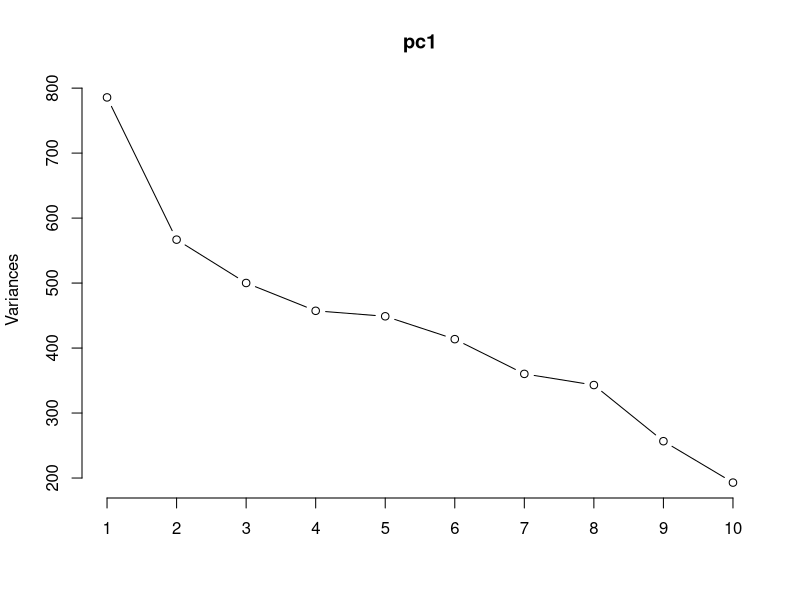

Write the R code that produced this figure.
#Loading dataset
setwd('/Users/pjam/Desktop/School/M AMF/SEM 2/271.7projects')

data=read.csv("rates.csv")

#Fixing Date
data$Date <- as.Date(data$Date, format = "%m/%d/%Y")
dates <- data$Date

#get dy
data_diff <- data.frame(lapply(data[ , sapply(data, is.numeric)], diff))
data_diff$Date <- dates[-1]

#filter
data_filtered <- subset(data_diff, Date <= as.Date("1996-12-31"))

#express in bps
data.pc <- data_filtered[ , -ncol(data_filtered)] *10000

names(data.pc)

#perform PCA on scaled data
pc1 = prcomp(data.pc)
summary(pc1)
plot(pc1, type="l")
pc1$rotation
#get cashflows of portfolio
CF <- matrix(c(
  5, 105, 0,   0,   0,   # 2Y
  5, 5, 105,   0,   0,   # 3Y
  -5,-5, -5,  -5, -105    # 5Y
), nrow=3, byrow=TRUE)

total_CF <- colSums(CF)

# PV 
y <- 0.05
years <- 1:5
DF <- exp(-y*years)

# Present value of each cash flow: Bi = CF * DF
Bi <- total_CF * DF  

BiTi <- -Bi * years/10000  # in bps

weights = c(0,0,1,1,1,1,1,0,0,0)
a1 <- (weights * pc1$rotation[ , "PC1"])[weights != 0]
a2 <- (weights * pc1$rotation[ , "PC2"])[weights != 0]
a3 <- (weights * pc1$rotation[ , "PC3"])[weights != 0]

f1 <- sum(a1*BiTi)
f2 <- sum(a2*BiTi)
f3 <- sum(a3*BiTi)

sd1 <- sqrt((f1^2)*pc1$sdev[1]^2)
sd2 <- sqrt(((f1^2)*pc1$sdev[1]^2+(f2^2)*pc1$sdev[2]^2))
sd3 <- sqrt(((f1^2)*pc1$sdev[1]^2+(f2^2)*pc1$sdev[2]^2+(f3^2)*pc1$sdev[3]^2))

VaR1 <- qnorm(0.95)*sd1
VaR2 <- qnorm(0.95)*sd2
VaR3 <- qnorm(0.95)*sd3

#backtesting using 1997 data
backtestdata <- subset(data, Date > as.Date("1996-12-31"))[, 4:8]

backtestdates <- dates[dates > as.Date("1997-01-02")] #diff makes first day nan

backtestdata.diff <- data.frame(lapply(backtestdata[ , sapply(backtestdata, is.numeric)], diff))*10000 #in bps
  
#using bond duration to calculate change in bond price i.e dB=B*D*dy=sum(BiTi)*dy
dailyPL <- as.matrix(backtestdata.diff) %*% BiTi

backtest_results <- data.frame(
  Date = backtestdates,  
  dailyPL = dailyPL,
  exceed_1 = dailyPL >= VaR1,
  exceed_2 = dailyPL >= VaR2,
  exceed_3 = dailyPL >= VaR3
)

colSums(backtest_results[ , 3:5])/length(backtestdates) # % of days where VaR has been breached



